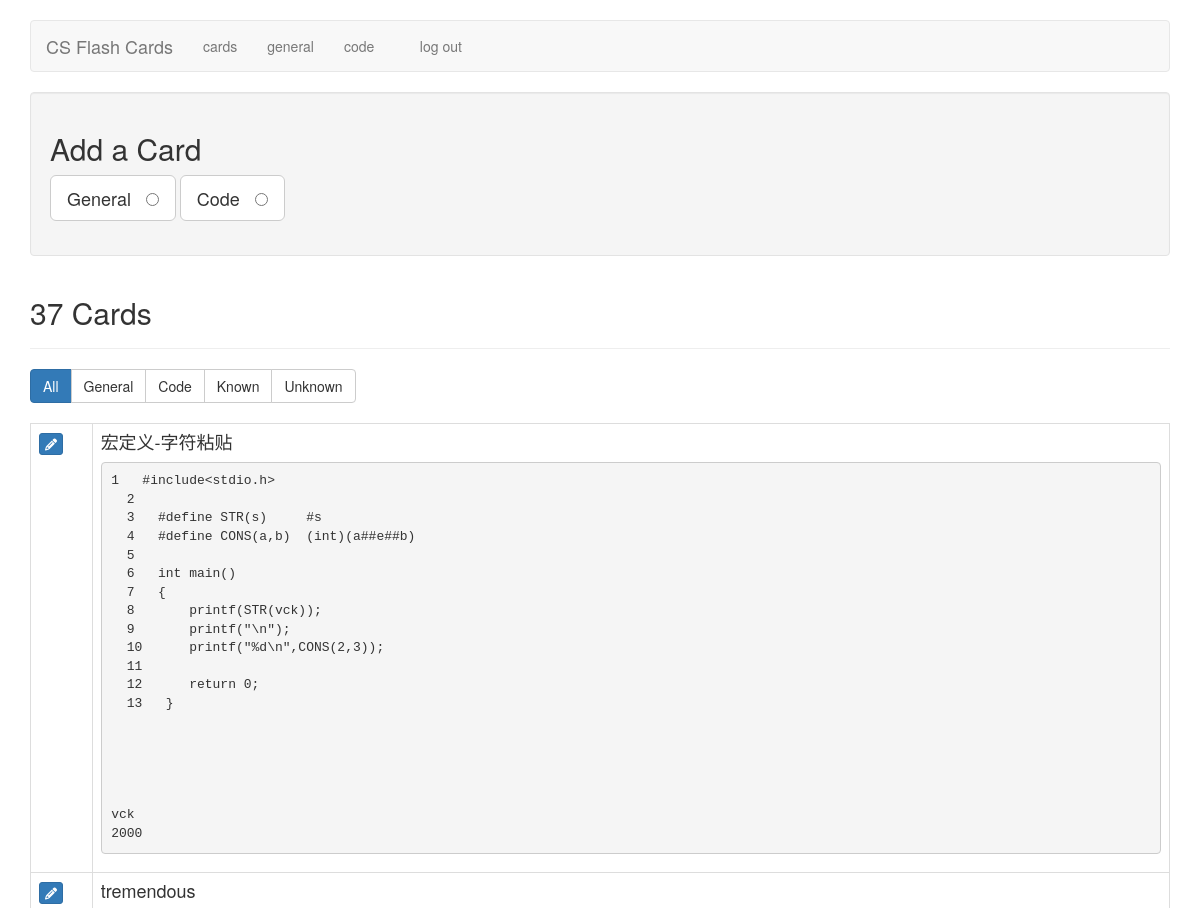
Page /cards (signed in, upper part) on the earlier database version.
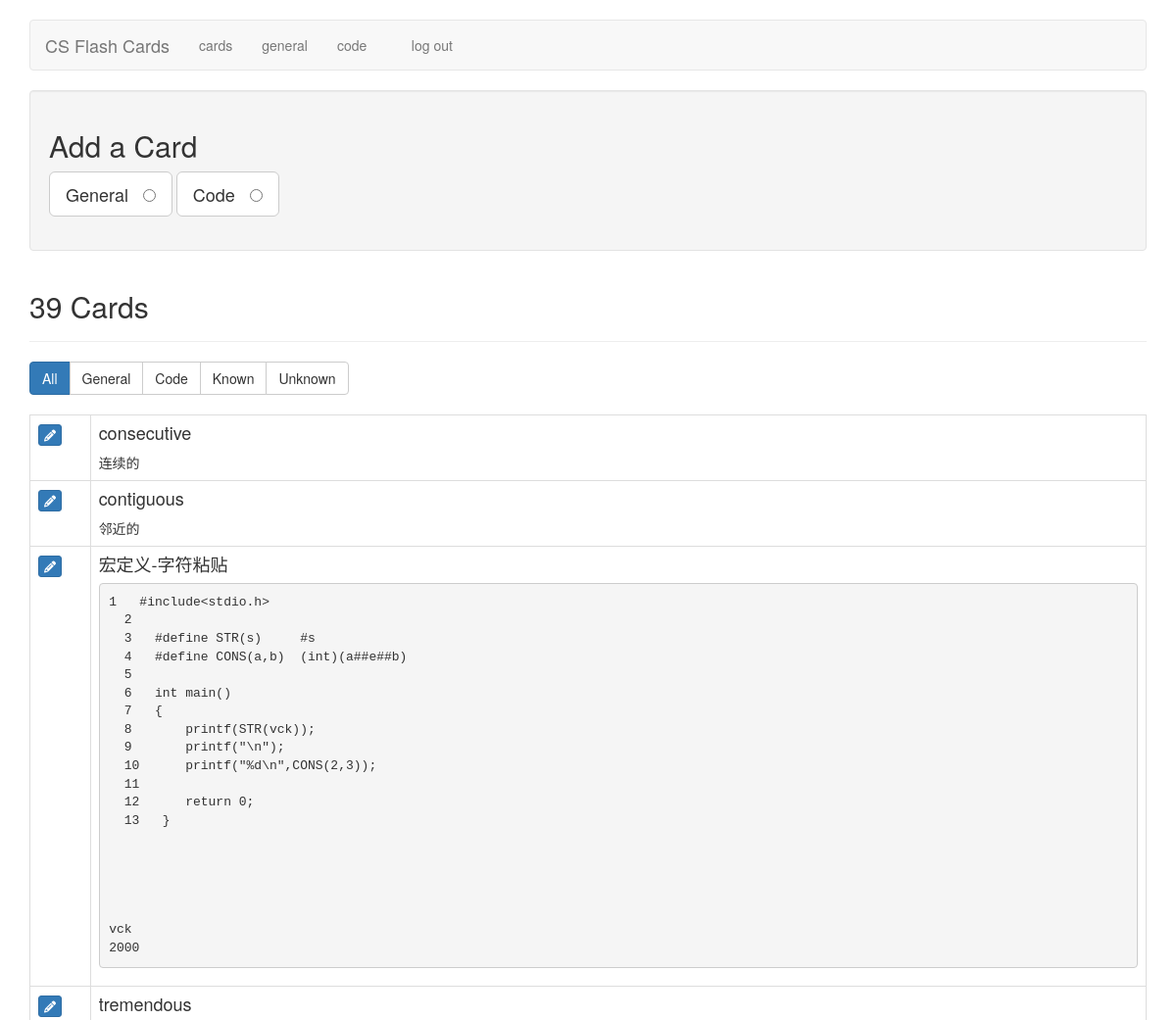
Same page on the later database version.
### tables this page shows
CREATE TABLE cards (
  id integer primary key autoincrement,
  type tinyint not null, /* 1 for vocab, 2 for code */
  front text not null,
  back text not null,
  known boolean default 0
);

### flash_cards.py (the view)
@app.route('/cards')
def cards():
    if not session.get('logged_in'):
        return redirect(url_for('login'))
    db = get_db()
    query = '''
        SELECT id, type, front, back, known
        FROM cards
        ORDER BY id DESC
    '''
    cur = db.execute(query)
    cards = cur.fetchall()
    return render_template('cards.html', cards=cards, filter_name="all")

### flash_cards.py (called while the page is built)
def connect_db():
    rv = sqlite3.connect(app.config['DATABASE'])
    rv.row_factory = sqlite3.Row
    return rv

def get_db():
    if not hasattr(g, 'sqlite_db'):
        g.sqlite_db = connect_db()
    return g.sqlite_db

### templates/cards.html (shortened to what this page needs)
{% extends "layout.html" %}
{% block body %}
    <div class="well editPanel">
        <h2>Add a Card</h2>
        <form action="{{ url_for('add_card') }}" method="post" class="cardForm">
            <div class="form-group">
                <label for="general" class="toggleButton btn btn-default btn-lg">General &nbsp;
                    <input type="radio" name="type" value="1" id="general"/>
                </label>
                <label for="code" class="toggleButton btn btn-default btn-lg">Code &nbsp;
                    <input type="radio" name="type" value="2" id="code"/>
                </label>
            </div>
        </form>
    </div>
    <div class="page-header">
        <h2>{{ cards|length }} Card{{ '' if (cards|length == 1) else 's' }}</h2>
    </div>
    <div class="btn-group btn-group-md" role="group" aria-label="filters">
        <a href="{{ url_for('filter_cards', filter_name="all") }}" class="btn btn-{{ "primary" if filter_name == "all" else "default" }}">All</a>
        <a href="{{ url_for('filter_cards', filter_name="general") }}" class="btn btn-{{ "primary" if filter_name == "general" else "default" }}">General</a>
        <a href="{{ url_for('filter_cards', filter_name="code") }}" class="btn btn-{{ "primary" if filter_name == "code" else "default" }}">Code</a>
        <a href="{{ url_for('filter_cards', filter_name="known") }}" class="btn btn-{{ "primary" if filter_name == "known" else "default" }}">Known</a>
        <a href="{{ url_for('filter_cards', filter_name="unknown") }}" class="btn btn-{{ "primary" if filter_name == "unknown" else "default" }}">Unknown</a>
    </div>
    <br />
    <br />
    <table class="table table-bordered">
        {% for card in cards %}
            <tr>
                <td>
                    <a href="{{ url_for('edit', card_id=card.id) }}" class="btn btn-xs btn-primary"><i class="fa fa-pencil" aria-hidden="true"></i></a>
                </td>
                <td class="cardContent">
                    <h4>
                        {{ card.front }}
                    </h4>
                    {% if card.type == 1 %}
                        {{ card.back|replace("\n", "<br />")|safe }}
                    {% else %}
                        <pre><code>{{ card.back|escape }}</code></pre>
                    {% endif %}
                </td>
            </tr>
        {% else %}
            <tr>
                <td>
                    <em>No cards to show.</em>
                </td>
            </tr>
        {% endfor %}
    </table>
{% endblock %}

### templates/layout.html (shortened to what this page needs)
<!doctype html>
<html>
<head>
    <link rel="stylesheet" href="https://maxcdn.bootstrapcdn.com/bootstrap/3.3.6/css/bootstrap.min.css"
>
    <link rel=stylesheet type=text/css href="{{ url_for('static', filename='style.css') }}"/>
    <link rel="stylesheet" type="text/css" href="{{ url_for('static', filename='highlight-theme-github.css') }}" />
</head>
<body>
    <div class="container">
        <div class="row">
            <div class="col-xs-12">
                <br/>
                <nav class="navbar navbar-default">
                    <div class="navbar-header">
                        <a class="navbar-brand" href="{{ url_for('index') }}">CS Flash Cards</a>
                        <ul class="nav navbar-nav navbar-right">
                            {% if not session.logged_in %}
                                <li><a href="{{ url_for('login') }}">log in</a></li>
                            {% else %}
                                <li><a href="{{ url_for('cards') }}">cards</a></li>
                                <li><a href="{{ url_for('general') }}">general</a></li>
                                <li><a href="{{ url_for('code') }}">code</a></li>
                                <li>&nbsp;&nbsp;&nbsp;&nbsp;</li>
                                <li><a href="{{ url_for('logout') }}">log out</a></li>
                            {% endif %}
                        </ul>
                    </div>
                </nav>
                {% block body %}{% endblock %}
            </div>
        </div>
    </div>
</body>
</html>

### static/style.css (style rules this page uses)
.cardContent h4 { margin-top: 0; }
.navbar-nav>li, .navbar-nav { float: left !important; }
.navbar-nav.navbar-right:last-child { margin-right: 0 !important; }
.navbar-right { float: right!important; }

Differences in the rows shown:
added cards: front "consecutive", back "连续的"
added cards: front "contiguous", back "邻近的"
Other differences:
{{ cards|length }}: "37" → "39"
